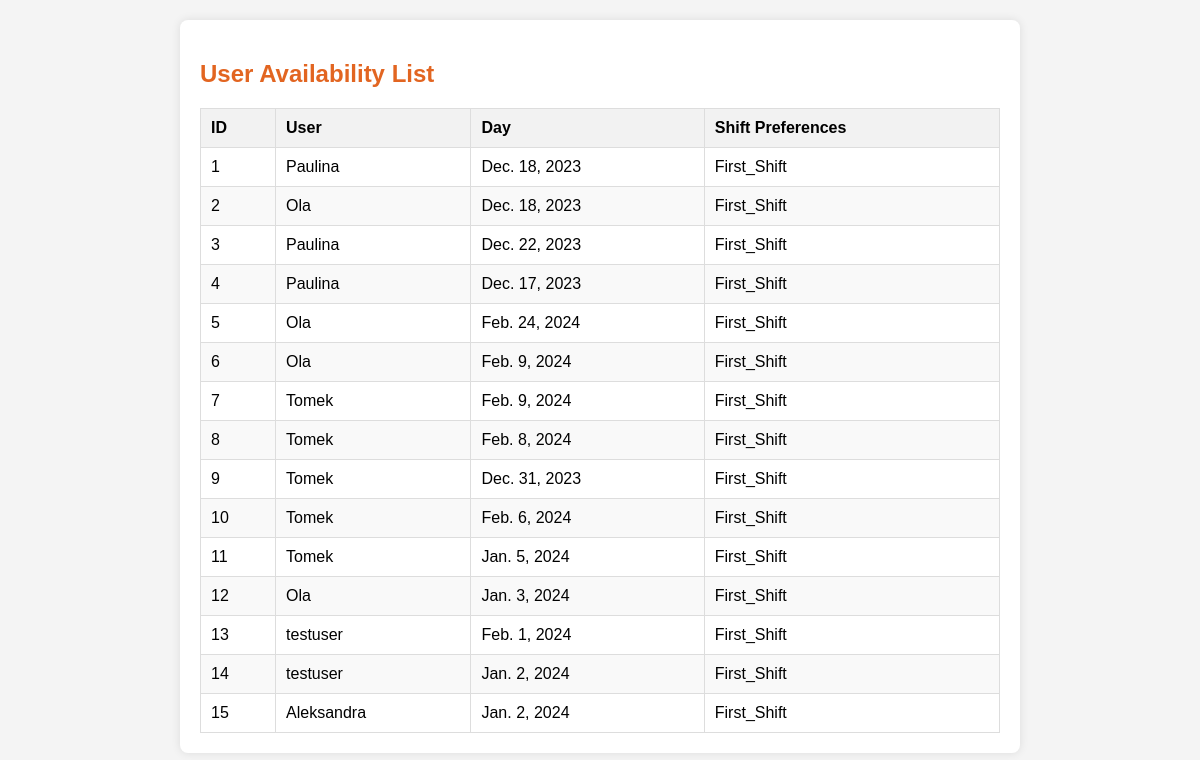
The page /availability_list (signed in) on the database as committed earlier.
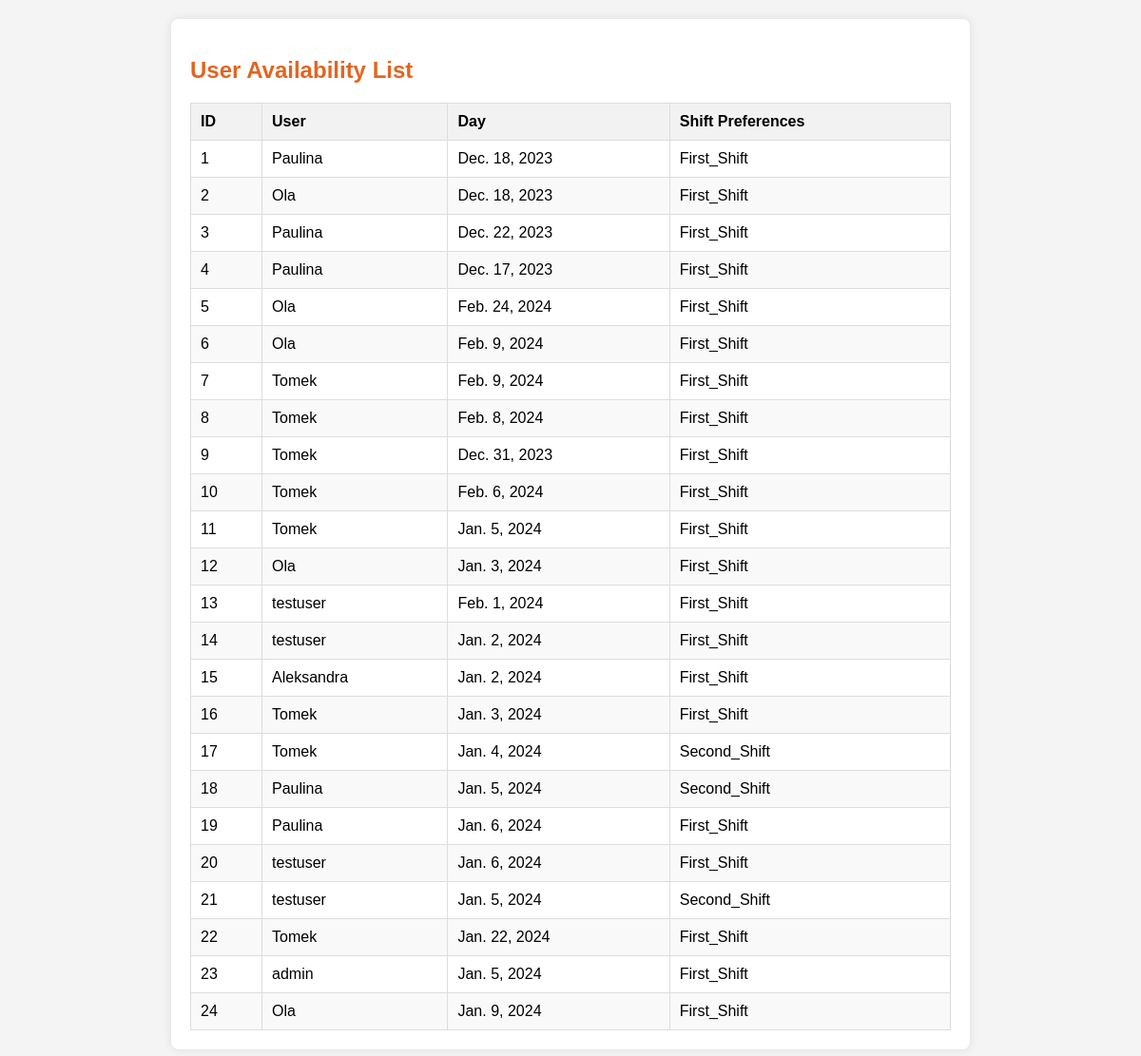
The same page on the database as committed later.
### viewer/models.py (models this page shows, shortened)
class UserAvailability(models.Model):
    user_availability_id = models.AutoField(primary_key=True)
    user_id = models.ForeignKey(User, on_delete=models.CASCADE)
    day = models.DateField(blank=True)
    shift_preferences = models.CharField(max_length=20, choices=SHIFT_CHOICES)

### viewer/views.py (the view)
# urls.py: path('availability_list', views.availability_list, name='availability_list'),
def availability_list(request):
    if request.user.is_staff:
        user_availabilities = UserAvailability.objects.all()
    else:
        user_availabilities = UserAvailability.objects.filter(user_id=request.user)
    context = {
        'user_availabilities': user_availabilities,
    }
    return render(request, 'schedule/availability_list.html', context)

### viewer/templates/schedule/availability_list.html (shortened to what this page needs)
<!DOCTYPE html>
<html lang="en">
<head>
</head>
<body>
<div class="container">
    <h2>User Availability List</h2>
    {% if user_availabilities %}
        <table class="availability-table">
            <thead>
                <tr>
                    <th onclick="sortTable(0)">ID</th>
                    <th onclick="sortTable(1)">User</th>
                    <th onclick="sortTable(2)">Day</th>
                    <th onclick="sortTable(3)">Shift Preferences</th>
                </tr>
            </thead>
            <tbody>
                {% for availability in user_availabilities %}
                    <tr>
                        <td>{{ availability.user_availability_id }}</td>
                        <td>{{ availability.user_id.username }}</td>
                        <td>{{ availability.day }}</td>
                        <td>{{ availability.shift_preferences }}</td>
                    </tr>
                {% endfor %}
            </tbody>
        </table>
    {% else %}
        <p>No availabilities found.</p>
    {% endif %}
</div>
</body>
</html>

### viewer/templates/schedule/availability_list.html (style rules this page uses)
body { font-family: Arial, sans-serif; background-color: #f4f4f4; margin: 0; padding: 0; }
.container { max-width: 800px; margin: 20px auto; background-color: #fff; padding: 20px; box-shadow: 0 0 10px rgba(0, 0, 0, 0.1); border-radius: 8px; }
h2 { color: rgba(224, 91, 19, 0.94); }
.availability-table { width: 100%; border-collapse: collapse; margin-top: 20px; }
.availability-table th, .availability-table td { border: 1px solid #ddd; padding: 10px; text-align: left; cursor: pointer; }
.availability-table th { background-color: #f2f2f2; }
.availability-table tbody tr:nth-child(even) { background-color: #f9f9f9; }

Rows that differ between the two databases and show on the page:
added UserAvailability: user_availability_id "16", user_id.username "Tomek", day "Jan. 3, 2024", shift_preferences "First_Shift"
added UserAvailability: user_availability_id "17", user_id.username "Tomek", day "Jan. 4, 2024", shift_preferences "Second_Shift"
added UserAvailability: user_availability_id "18", user_id.username "Paulina", day "Jan. 5, 2024", shift_preferences "Second_Shift"
added UserAvailability: user_availability_id "19", user_id.username "Paulina", day "Jan. 6, 2024", shift_preferences "First_Shift"
added UserAvailability: user_availability_id "20", user_id.username "testuser", day "Jan. 6, 2024", shift_preferences "First_Shift"
added UserAvailability: user_availability_id "21", user_id.username "testuser", day "Jan. 5, 2024", shift_preferences "Second_Shift"
added UserAvailability: user_availability_id "22", user_id.username "Tomek", day "Jan. 22, 2024", shift_preferences "First_Shift"
added UserAvailability: user_availability_id "23", user_id.username "admin", day "Jan. 5, 2024", shift_preferences "First_Shift"
added UserAvailability: user_availability_id "24", user_id.username "Ola", day "Jan. 9, 2024", shift_preferences "First_Shift"
